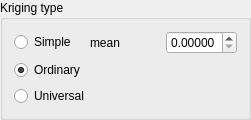
    <widget class="QGroupBox" name="verticalGroupBox_4">
     <property name="geometry">
      <rect>
       <x>10</x>
       <y>10</y>
       <width>251</width>
       <height>111</height>
      </rect>
     </property>
     <property name="title">
      <string>Kriging type</string>
     </property>
     <layout class="QGridLayout" name="gridLayout_5">
      <item row="0" column="0">
       <widget class="QRadioButton" name="radioButton_SimpleKriging">
        <property name="text">
         <string>Simple</string>
        </property>
        <attribute name="buttonGroup">
         <string notr="true">buttonGroup</string>
        </attribute>
       </widget>
      </item>
      <item row="0" column="2">
       <widget class="QDoubleSpinBox" name="doubleSpinBox_mean_sk">
        <property name="decimals">
         <number>5</number>
        </property>
        <property name="maximum">
         <double>1.000000000000000</double>
        </property>
       </widget>
      </item>
      <item row="0" column="1">
       <widget class="QLabel" name="label_21">
        <property name="text">
         <string>mean</string>
        </property>
       </widget>
      </item>
      <item row="1" column="0" colspan="2">
       <widget class="QRadioButton" name="radioButton_OrdinaryKriging">
        <property name="text">
         <string>Ordinary</string>
        </property>
        <property name="checked">
         <bool>true</bool>
        </property>
        <attribute name="buttonGroup">
         <string notr="true">buttonGroup</string>
        </attribute>
       </widget>
      </item>
      <item row="2" column="0" colspan="2">
       <widget class="QRadioButton" name="radioButton_UniversalKriging">
        <property name="text">
         <string>Universal</string>
        </property>
        <attribute name="buttonGroup">
         <string notr="true">buttonGroup</string>
        </attribute>
       </widget>
      </item>
     </layout>
    </widget>
